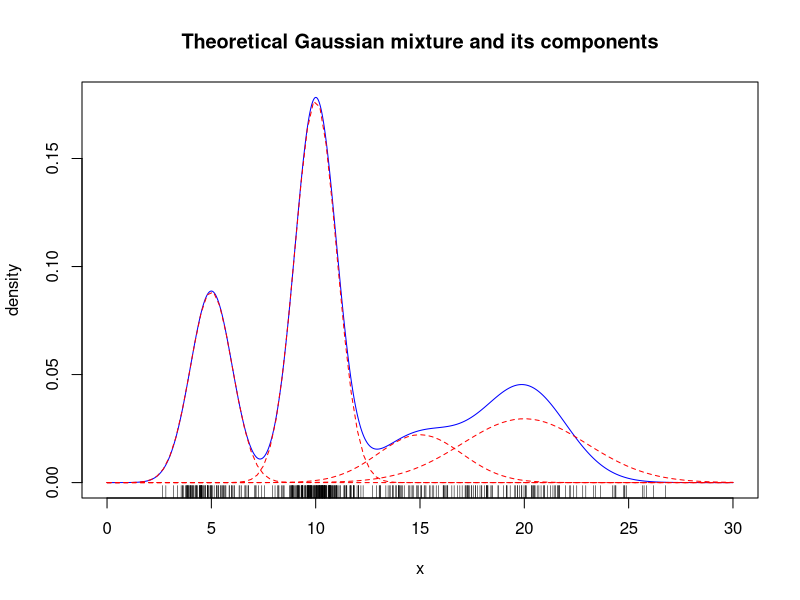
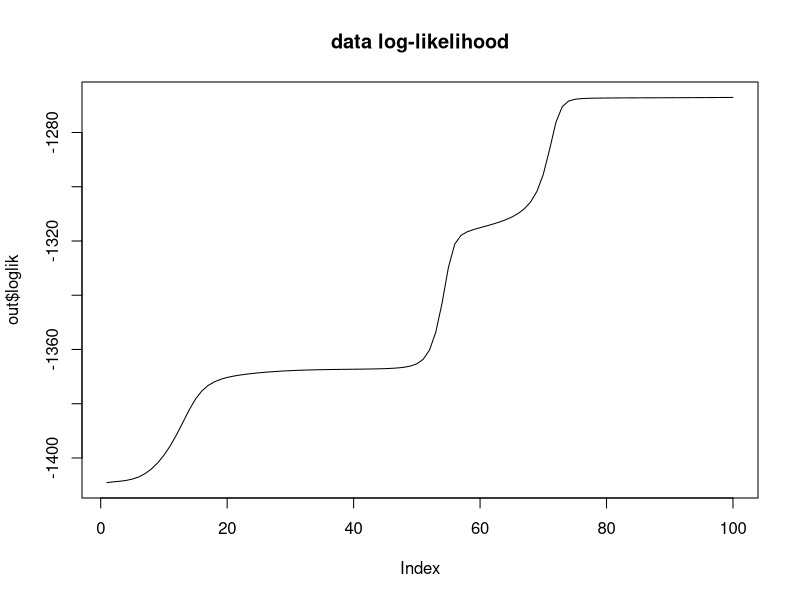
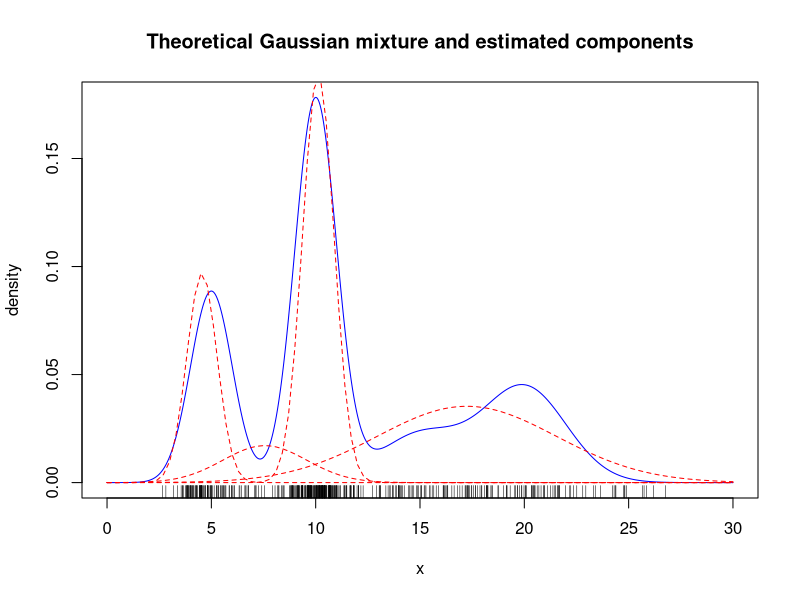
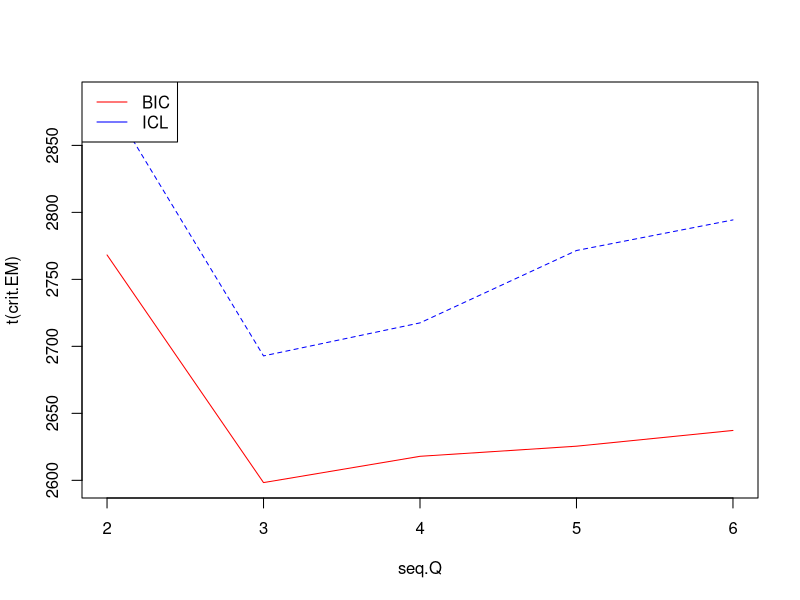
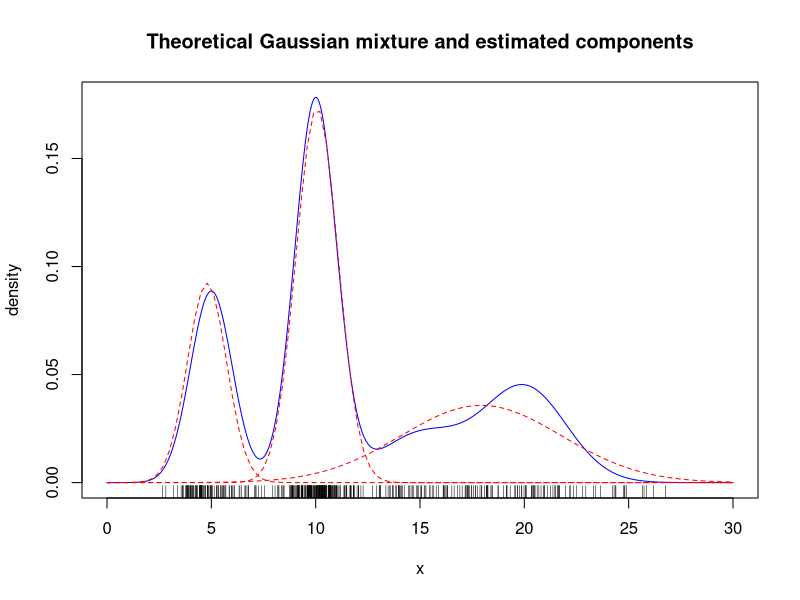

Source code (R) for these figures, in order:
## ---- chunk 1
knitr::opts_chunk$set(echo = TRUE, message = FALSE, warning = FALSE, cache = FALSE)
set.seed(1234)
## ---- chunk 2
get_cloglik <- function(X, Z, theta) {
  n <- length(x); Q <- ncol(Z)
  alpha <- theta$alpha; mu <- theta$mu; sigma <- theta$sigma
  xs <- scale(matrix(X, length(X), length(alpha)), mu, sigma)
  log_alpha <- matrix(rep(log(alpha), n), n, Q, byrow = TRUE)
  log_sigma <- matrix(rep(log(sigma), n), n, Q, byrow = TRUE)
  res <- sum(Z*(log_alpha - log_sigma - .5*(log(2*pi) + xs^2)))
  res
}

M_step <- function(X, tau) {
  n <- length(X); Q <- ncol(tau)
  alpha  <- colMeans(tau)
  mu     <- colMeans(tau * matrix(X,n,Q)) / alpha
  sigma  <- sqrt(colMeans(tau*sweep(matrix(X,n,Q),2,mu,"-")^2)/alpha)
  list(alpha = alpha, mu = mu, sigma = sigma)
}

E_step <- function(X, theta) {
  probs <- mapply(function(alpha, mu, sigma) {
    alpha*dnorm(X,mu,sigma)
  }, theta$alpha, theta$mu, theta$sigma)
  likelihoods <- rowSums(probs)
  list(tau = probs / likelihoods, loglik = sum(log(likelihoods)))
}

## ---- chunk 3
EM_mixture <- function(X, Q,
                       init.cl = sample(1:Q,n,rep=TRUE), max.iter=100, eps=1e-5) {
    n <- length(X); tau <- matrix(0,n,Q); tau[cbind(1:n,init.cl)] <- 1
    loglik  <- vector("numeric", max.iter)
    Eloglik <- vector("numeric", max.iter)
    iter <- 0; cond <- FALSE

    while (!cond) {
        iter <- iter + 1
        ## M step
        theta <- M_step(X, tau)
        ## E step
        res_Estep <- E_step(X, theta)
        tau <- res_Estep$tau
        ## check consistency
        loglik[iter]  <- res_Estep$loglik
        Eloglik[iter] <- get_cloglik(X, tau, theta)
        if (iter > 1)
            cond <- (iter>=max.iter) | Eloglik[iter]-Eloglik[iter-1] < eps
    }

    res <- list(alpha = theta$alpha,  mu = theta$mu,  sigma = theta$sigma,
                tau   = tau, cl = apply(tau, 1, which.max),
                Eloglik = Eloglik[1:iter],
                loglik  = loglik[1:iter])
    res
}
## ---- chunk 4
mu1 <- 5   ; sigma1 <- 1; n1 <- 100
mu2 <- 10  ; sigma2 <- 1; n2 <- 200
mu3 <- 15  ; sigma3 <- 2; n3 <- 50
mu4 <- 20  ; sigma4 <- 3; n4 <- 100
cl <- rep(1:4,c(n1,n2,n3,n4))
x <- c(rnorm(n1,mu1,sigma1),rnorm(n2,mu2,sigma2),
       rnorm(n3,mu3,sigma3),rnorm(n4,mu4,sigma4))
n <- length(x)

## we randomize the class ordering
rnd <- sample(1:n)
cl <- cl[rnd]
x  <- x[rnd]

alpha <- c(n1,n2,n3,n4)/n

curve(alpha[1]*dnorm(x,mu1,sigma1) +
      alpha[2]*dnorm(x,mu2,sigma2) +
      alpha[3]*dnorm(x,mu3,sigma3) +
      alpha[4]*dnorm(x,mu4,sigma3), 
      col="blue", lty=1, from=0,to=30, n=1000,
      main="Theoretical Gaussian mixture and its components",
      xlab="x", ylab="density")
curve(alpha[1]*dnorm(x,mu1,sigma1), col="red", add=TRUE, lty=2)
curve(alpha[2]*dnorm(x,mu2,sigma2), col="red", add=TRUE, lty=2)
curve(alpha[3]*dnorm(x,mu3,sigma3), col="red", add=TRUE, lty=2)
curve(alpha[4]*dnorm(x,mu4,sigma4), col="red", add=TRUE, lty=2)
rug(x)
## ---- chunk 5
out <- EM_mixture(x, Q = 4)
plot(out$loglik, main = "data log-likelihood", type="l")

curve(alpha[1]*dnorm(x,mu1,sigma1) +
      alpha[2]*dnorm(x,mu2,sigma2) +
      alpha[3]*dnorm(x,mu3,sigma3) +
      alpha[4]*dnorm(x,mu4,sigma3), col="blue",
      lty=1, from=0,to=30, n=1000,
      main="Theoretical Gaussian mixture and estimated components",
      xlab="x", ylab="density")
curve(out$alpha[1]*dnorm(x,out$mu[1],out$sigma[1]), col="red", add=TRUE, lty=2)
curve(out$alpha[2]*dnorm(x,out$mu[2],out$sigma[2]), col="red", add=TRUE, lty=2)
curve(out$alpha[3]*dnorm(x,out$mu[3],out$sigma[3]), col="red", add=TRUE, lty=2)
curve(out$alpha[4]*dnorm(x,out$mu[4],out$sigma[4]), col="red", add=TRUE, lty=2)
rug(x)

## the confusion table gives rather good results
table(out$cl,cl)
## ---- chunk 6
seq.Q <- 2:6
crit.EM <- sapply(seq.Q, function(Q) {
    out <- EM_mixture(x, Q, kmeans(x,Q)$cl)
    df <- Q - 1 + 2 * Q
    return(c(BIC = -2*tail(out$loglik ,1) + log(n)*df,
             ICL = -2*tail(out$Eloglik,1) + log(n)*df ))
})
matplot(seq.Q, t(crit.EM), type="l", col=c("red", "blue"))
legend("topleft", c("BIC", "ICL"), col=c("red", "blue"),lty=1)

Q.hat <- seq.Q[which.min(crit.EM[1, ])]
out <- EM_mixture(x, Q = Q.hat, kmeans(x, Q.hat)$cl)
par(mfrow=c(1,1))
curve(alpha[1]*dnorm(x,mu1,sigma1) +
      alpha[2]*dnorm(x,mu2,sigma2) +
      alpha[3]*dnorm(x,mu3,sigma3) +
      alpha[4]*dnorm(x,mu4,sigma3), col="blue", 
      lty=1, from=0,to=30, n=1000,
      main="Theoretical Gaussian mixture and estimated components",
      xlab="x", ylab="density")
for (q in 1:Q.hat) {
    curve(out$alpha[q]*dnorm(x,out$mu[q],out$sigma[q]), col="red", add=TRUE, lty=2)
}
rug(x)
